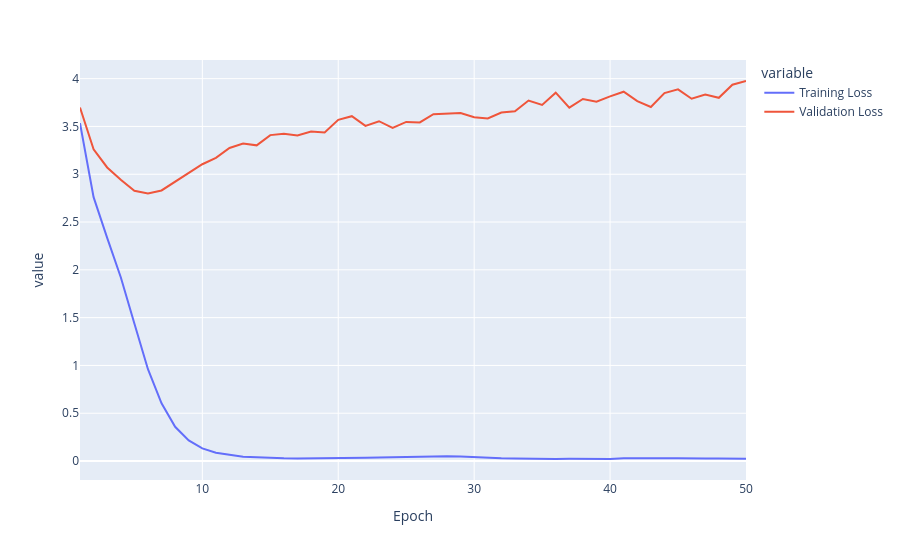
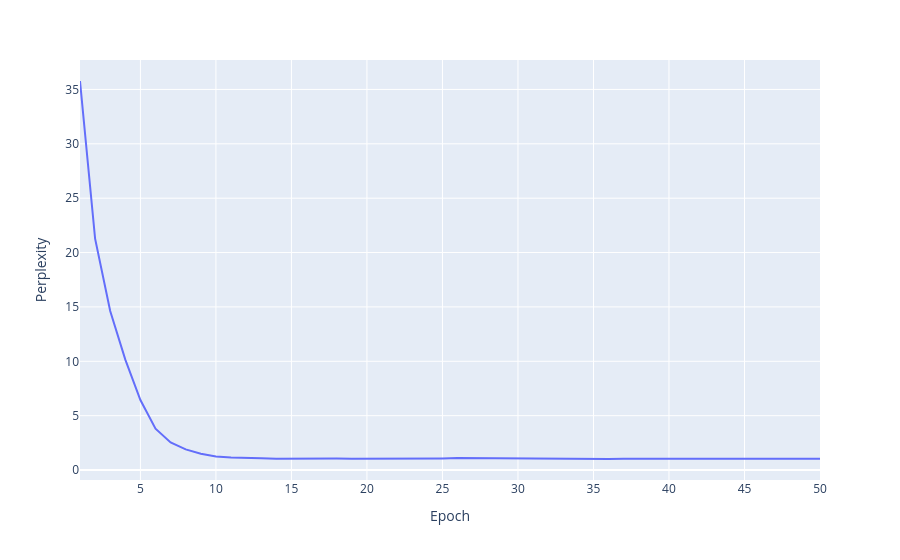

The code cell stored with these charts, in order, in its notebook:
### Code cell
import plotly.express as px

fig = px.line(history_df, "Epoch", ["Training Loss", "Validation Loss"])
fig.show()
fig = px.line(history_df, "Epoch", "Perplexity")
fig.show()

### Figure 1 — Plotly figure (JSON) as saved in the notebook; plotly's stock layout.template omitted (floating-point values rounded to 4 significant figures)
{"data": [{"hovertemplate": "variable=Training Loss<br>Epoch=%{x}<br>value=%{y}<extra></extra>", "legendgroup": "Training Loss", "line": {"color": "#636efa", "dash": "solid"}, "marker": {"symbol": "circle"}, "mode": "lines", "name": "Training Loss", "orientation": "v", "showlegend": true, "type": "scatter", "x": [1, 2, 3, 4, 5, 6, 7, 8, 9, 10, 11, 12, 13, 14, 15, 16, 17, 18, 19, 20, 21, 22, 23, 24, 25, 26, 27, 28, 29, 30, 31, 32, 33, 34, 35, 36, 37, 38, 39, 40, 41, 42, 43, 44, 45, 46, 47, 48, 49, 50], "xaxis": "x", "y": [3.535, 2.761, 2.334, 1.922, 1.439, 0.9606, 0.6045, 0.3585, 0.2157, 0.1325, 0.08647, 0.06334, 0.0461, 0.03893, 0.02982, 0.02848, 0.02674, 0.02689, 0.0284, 0.02909, 0.03145, 0.034, 0.03729, 0.04134, 0.0445, 0.04695, 0.04657, 0.05118, 0.04641, 0.03813, 0.03643, 0.02891, 0.02662, 0.02311, 0.0228, 0.02211, 0.02363, 0.02277, 0.02256, 0.02132, 0.02986, 0.03164, 0.03099, 0.02953, 0.0279, 0.03033, 0.02677, 0.02646, 0.02406, 0.02316], "yaxis": "y"}, {"hovertemplate": "variable=Validation Loss<br>Epoch=%{x}<br>value=%{y}<extra></extra>", "legendgroup": "Validation Loss", "line": {"color": "#EF553B", "dash": "solid"}, "marker": {"symbol": "circle"}, "mode": "lines", "name": "Validation Loss", "orientation": "v", "showlegend": true, "type": "scatter", "x": [1, 2, 3, 4, 5, 6, 7, 8, 9, 10, 11, 12, 13, 14, 15, 16, 17, 18, 19, 20, 21, 22, 23, 24, 25, 26, 27, 28, 29, 30, 31, 32, 33, 34, 35, 36, 37, 38, 39, 40, 41, 42, 43, 44, 45, 46, 47, 48, 49, 50], "xaxis": "x", "y": [3.697, 3.262, 3.071, 2.942, 2.827, 2.799, 2.831, 2.922, 3.019, 3.105, 3.172, 3.274, 3.322, 3.302, 3.409, 3.425, 3.405, 3.448, 3.436, 3.569, 3.607, 3.506, 3.555, 3.486, 3.547, 3.542, 3.628, 3.636, 3.641, 3.596, 3.583, 3.646, 3.66, 3.771, 3.725, 3.853, 3.696, 3.787, 3.759, 3.814, 3.863, 3.764, 3.703, 3.85, 3.888, 3.79, 3.833, 3.8, 3.936, 3.975], "yaxis": "y"}], "layout": {"legend": {"title": {"text": "variable"}, "tracegroupgap": 0}, "margin": {"t": 60}, "xaxis": {"anchor": "y", "domain": [0, 1], "title": {"text": "Epoch"}}, "yaxis": {"anchor": "x", "domain": [0, 1], "title": {"text": "value"}}}}

### Figure 2 — Plotly figure (JSON) as saved in the notebook; plotly's stock layout.template omitted (floating-point values rounded to 4 significant figures)
{"data": [{"hovertemplate": "Epoch=%{x}<br>Perplexity=%{y}<extra></extra>", "legendgroup": "", "line": {"color": "#636efa", "dash": "solid"}, "marker": {"symbol": "circle"}, "mode": "lines", "name": "", "orientation": "v", "showlegend": false, "type": "scatter", "x": [1, 2, 3, 4, 5, 6, 7, 8, 9, 10, 11, 12, 13, 14, 15, 16, 17, 18, 19, 20, 21, 22, 23, 24, 25, 26, 27, 28, 29, 30, 31, 32, 33, 34, 35, 36, 37, 38, 39, 40, 41, 42, 43, 44, 45, 46, 47, 48, 49, 50], "xaxis": "x", "y": [35.78, 21.28, 14.63, 10.15, 6.435, 3.803, 2.54, 1.903, 1.495, 1.251, 1.16, 1.095, 1.085, 1.047, 1.061, 1.051, 1.042, 1.053, 1.046, 1.039, 1.06, 1.043, 1.055, 1.057, 1.068, 1.097, 1.085, 1.071, 1.075, 1.05, 1.047, 1.047, 1.027, 1.042, 1.031, 1.024, 1.034, 1.036, 1.031, 1.026, 1.037, 1.04, 1.045, 1.041, 1.048, 1.048, 1.038, 1.048, 1.016, 1.041], "yaxis": "y"}], "layout": {"legend": {"tracegroupgap": 0}, "margin": {"t": 60}, "xaxis": {"anchor": "y", "domain": [0, 1], "title": {"text": "Epoch"}}, "yaxis": {"anchor": "x", "domain": [0, 1], "title": {"text": "Perplexity"}}}}
